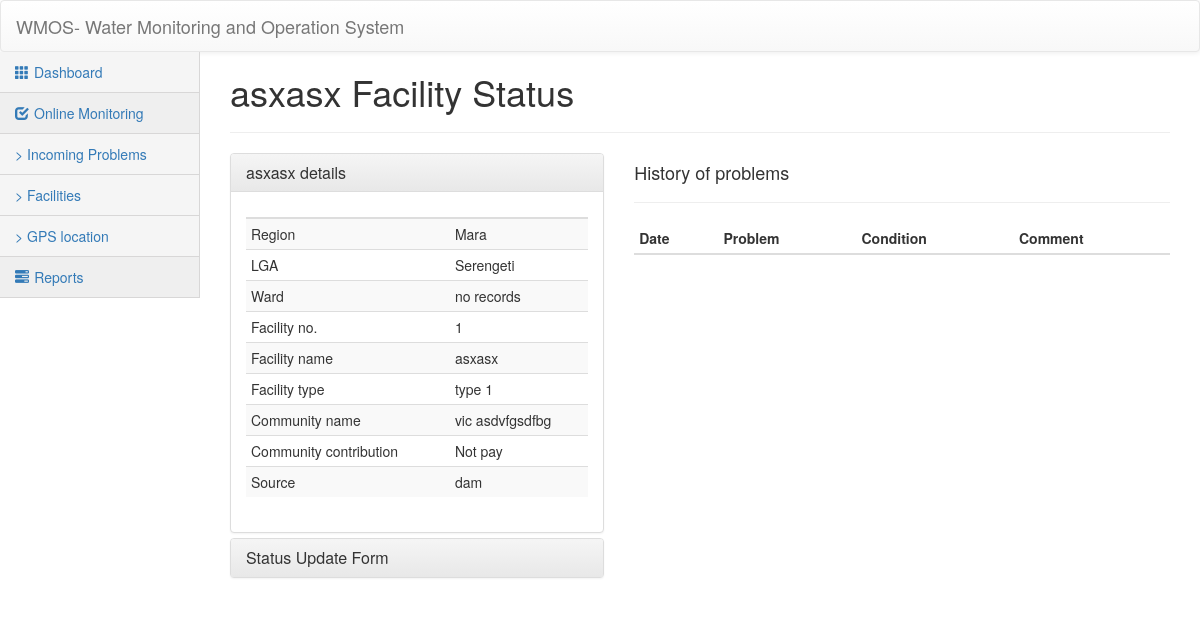
/edit_facility_status.php?id=1, run on an earlier commit of the app's database.
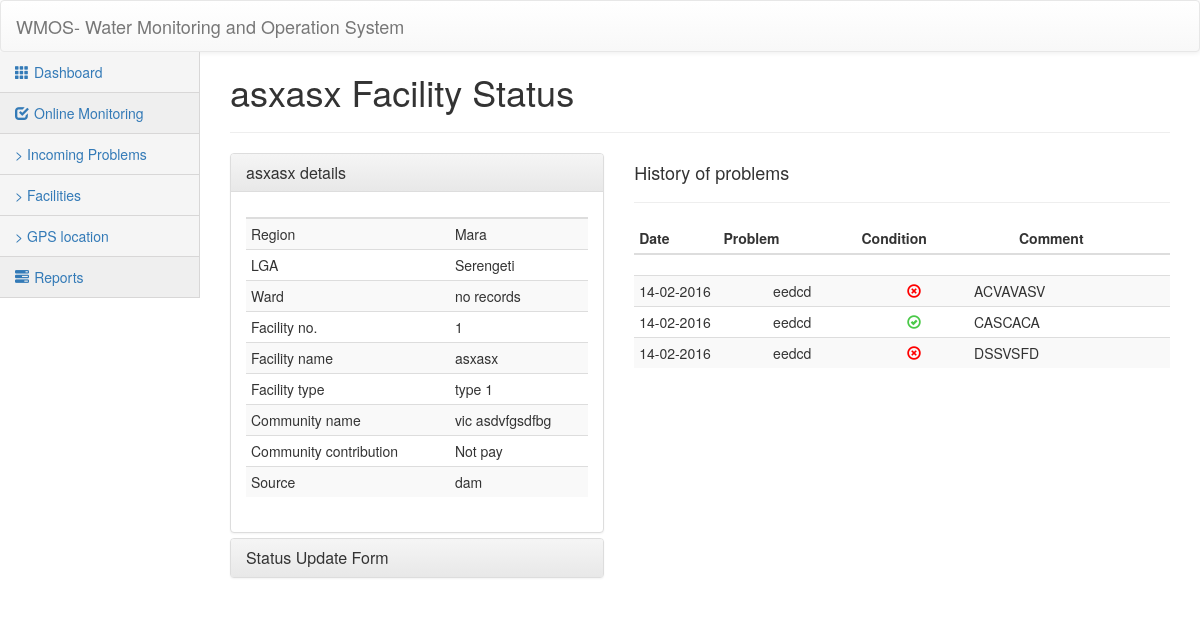
And on a later commit of the database.
### tables this page shows
CREATE TABLE `facilities` (
  `id` int(11) NOT NULL,
  `region` varchar(30) NOT NULL,
  `lga` varchar(100) NOT NULL,
  `ward` varchar(30) NOT NULL,
  `facilities_no` varchar(30) NOT NULL,
  `facilities_name` varchar(30) NOT NULL,
  `facilities_type` varchar(30) NOT NULL,
  `com_name` varchar(100) NOT NULL,
  `com_contrib` varchar(100) NOT NULL,
  `source` varchar(100) NOT NULL
);

CREATE TABLE `facility_status` (
  `id` int(11) NOT NULL,
  `f_no` varchar(255) DEFAULT NULL,
  `problem_id` varchar(255) NOT NULL,
  `f_con` varchar(255) DEFAULT NULL,
  `comment` varchar(255) DEFAULT NULL,
  `date_of_update` varchar(255) DEFAULT NULL
);

### edit_facility_status.php (the view, shortened to what this page needs)
<?php
  include 'database.php';
  $id = $_GET['id'];
  $sql = "SELECT * FROM facilities WHERE facilities_no ='$id'";
  $result = mysqli_query($conn,$sql) or die(mysqli_error());
  while ($row = mysqli_fetch_assoc($result)) {
    $data= array(
      'region'         => $row['region'],
      'lga'            => $row['lga'],
      'ward'           => $row['ward'],
      'facilities_no'    => $row['facilities_no'],
      'facilities_name'  => $row['facilities_name'],
      'facilities_type'  => $row['facilities_type'],
      'com_name'       => $row['com_name'],
      'com_contrib'    => $row['com_contrib'],
      'source'         =>$row['source']
    );
  }
  function getProb($p_id,$conn){
    $prob_sql = "SELECT problems FROM sms WHERE id = '$p_id'";
    $prob_result = mysqli_query($conn,$prob_sql)or die(mysqli_error());
    while ($prob_row = mysqli_fetch_assoc($prob_result)) {
      return $f_prob = $prob_row['problems'];
    }
  }
  $f_status_sql = "SELECT * FROM facility_status WHERE f_no ='$id' ORDER BY id DESC";
  $f_status_result = mysqli_query($conn,$f_status_sql) or die(mysqli_error());
  $num_rows = mysqli_num_rows($f_status_result);
  if ($num_rows > 0) {
   while ($f_status_row = mysqli_fetch_assoc($f_status_result)) {
      $f_status_data[] = array(
            'f_no'            => $f_status_row['f_no'] ,
            'date_of_update'  => $f_status_row['date_of_update'] ,
            'f_con'           => $f_status_row['f_con'] ,
            'comment'         => $f_status_row['comment'] ,
            'id'              => $f_status_row['id'] ,
            'problem'      => getProb($f_status_row['problem_id'],$conn) ,
      );
    }
  }else{
    $f_status_data = FALSE;
  }
  ?>
<!DOCTYPE html>
<html>
<head>
 <?php include "includes/_csslinks.php"; ?>
  <body>
	<nav class="navbar navbar-default">
	  <div class="container-fluid">
	    <div class="navbar-header">
	      <a class="navbar-brand" href="#">WMOS- Water Monitoring and Operation System</a>
	    </div>
	  </div>
	</nav>
	<div class= "container-fluid">
		<div class="row">
			<?php include "includes/_sidebar.php"; ?>
			<div class="col-md-10">
        <div class="container-fluid">
          <div class="row">
            <div class="col-md-12">
              <h1 class=""><?php echo $data['facilities_name'] ?> Facility Status</h1><hr/>
            </div>
          </div>
          <div class="row">
            <div class="col-md-5">
              <div class="panel-group" id="accordion" role="tablist" aria-multiselectable="true">
                <div class="panel panel-default">
                  <div class="panel-heading" role="tab" id="headingOne">
                    <h4 class="panel-title">
                      <a role="button" data-toggle="collapse" data-parent="#accordion" href="#collapseOne" aria-expanded="true" aria-controls="collapseOne">
                        <?php echo $data['facilities_name'] ?> details
                      </a>
                    </h4>
                  </div>
                  <div id="collapseOne" class="panel-collapse collapse in" role="tabpanel" aria-labelledby="headingOne">
                    <div class="panel-body">
                       <table class="table-condensed table table-striped">
                        <thead>
                          <th></th>
                          <th></th>
                        </thead>
                        <tbody>
                          <tr>
                            <td>Region</td>
                            <td><?php echo $data['region'] ?></td>
                          </tr>
                          <tr>
                            <td>LGA</td>
                            <td><?php echo $data['lga'] ?></td>
                          </tr>
                          <tr>
                            <td>Ward</td>
                            <td><?php echo $data['ward'] ?></td>
                          </tr>
                          <tr>
                            <td>Facility no.</td>
                            <td><?php echo $data['facilities_no'] ?></td>
                          </tr>
                          <tr>
                            <td>Facility name</td>
                            <td><?php echo $data['facilities_name'] ?></td>
                          </tr>
                          <tr>
                            <td>Facility type</td>
                            <td><?php echo $data['facilities_type'] ?></td>
                          </tr>
                          <tr>
                            <td>Community name</td>
                            <td><?php echo $data['com_name'] ?></td>
                          </tr>
                          <tr>
                            <td>Community contribution</td>
                            <td><?php echo $data['com_contrib'] ?></td>
                          </tr>
                          <tr>
                            <td>Source</td>
                            <td><?php echo $data['source'] ?></td>
                          </tr>
                        </tbody>
                      </table>
                    </div>
                  </div>
                </div>
                <div class="panel panel-default">
                  <div class="panel-heading" role="tab" id="headingTwo">
                    <h4 class="panel-title">
                      <a class="collapsed" role="button" data-toggle="collapse" data-parent="#accordion" href="#collapseTwo" aria-expanded="false" aria-controls="collapseTwo">
                        Status Update Form
                      </a>
                    </h4>
                  </div>
                </div>
              </div>
            </div>
            <div class="col-md-7">
              <h4>History of problems</h4><hr/>
              <table  class="table table-condensed table-striped">
                 <thead>
                    <th>Date</th>
                    <th>Problem</th>
                    <th>Condition</th>
                    <th>Comment</th>
                  </thead>
              </table>
              <div class="history-problem-table">
                <table class="table table-condensed table-striped">
                  <tbody>
                  <?php if ($f_status_data):
                        foreach ($f_status_data as $key => $f_status): ?>
                        <tr>
                        <td class="col-md-2"><?php echo $f_status['date_of_update']  ?></td>
                        <td class="col-md-2"><?php echo $f_status['problem']  ?></td>
                        <td class="col-md-1"><?php  echo $f_status['f_con'] == 1 ? '<span class="glyphicon glyphicon-ok-circle"></span>': '<span class="glyphicon glyphicon-remove-circle"></span>'; ?></td>
                        <td class="col-md-3"><?php echo $f_status['comment']  ?></td>
                        </tr>
                  <?php endforeach;
                        endif; ?>
                  </tbody>
                </table>
              </div>
            </div>
          </div>
        </div>
			</div>
		</div>
	</div>
</body>
</html>

### includes/_csslinks.php (shortened to what this page needs)
<!DOCTYPE html>
<html>
<head>
	<link rel="stylesheet" type="text/css" href="styles/bootstrap/css/bootstrap.min.css">
	<link rel="stylesheet" type="text/css" href="styles/bootstrap/css/bootstrap-theme.min.css">
	<link rel="stylesheet" type="text/css" href="styles/majismain.css">
	<link rel="stylesheet" type="text/css" href="https://cdn.datatables.net/s/dt/dt-1.10.10/datatables.min.css"/>
</head>
<body>
</body>
</html>

### includes/_sidebar.php (shortened to what this page needs)
<div class="col-md-2 sidebar">
	<ul class= "nav nav-sidebar">
		<li>
			<a href="dashboard.php"> <span class="glyphicon glyphicon-th"></span>Dashboard</a>
		</li>
	</ul>
	<ul class= "nav nav-sidebar">
		<div class="nav-title"><span class="glyphicon glyphicon-check"></span>Online Monitoring</div>
		<li>
			<a href="problems.php">
				> Incoming Problems
			</a>
		</li>
		<li>
			<a href="facilities.php">
				> Facilities
			</a>
		</li>
		<li>
			<a href="gps.php">
				> GPS location
			</a>
		</li>
	</ul>
	<ul class= "nav nav-sidebar">
		<div class="nav-title"><span class="glyphicon glyphicon-tasks"></span>Reports</div>
	</ul>
</div>

### styles/majismain.css (style rules this page uses)
.nav-title { border-bottom: 1px solid #d8d7d7; padding: 10px 10px 10px 15px; background-color: #EFEFEF; color: #337ab7; }
.nav-sidebar .glyphicon { padding-right:5px; }
.navbar { margin-bottom: 0px; }
.sidebar { background-color:#f5f5f5; padding-left: 0px; padding-right: 0px; border-right: 1px solid #d8d7d7; }
.nav-sidebar li { border-bottom: 1px solid #d8d7d7; padding:0px; }
.sidebar ul { padding: 0px; }
.history-problem-table { height: 300px; overflow: auto; }
.history-problem-table .glyphicon-remove-circle { color: #FF0000; }
.history-problem-table .glyphicon-ok-circle { color: #4AC948; }

What changed in the data, as far as the page shows it:
added facility_status: date_of_update "14-02-2016", problem "eedcd", f_con "0" (drawn), comment "ACVAVASV"
added facility_status: date_of_update "14-02-2016", problem "eedcd", f_con "1" (drawn), comment "CASCACA"
added facility_status: date_of_update "14-02-2016", problem "eedcd", f_con "0" (drawn), comment "DSSVSFD"
